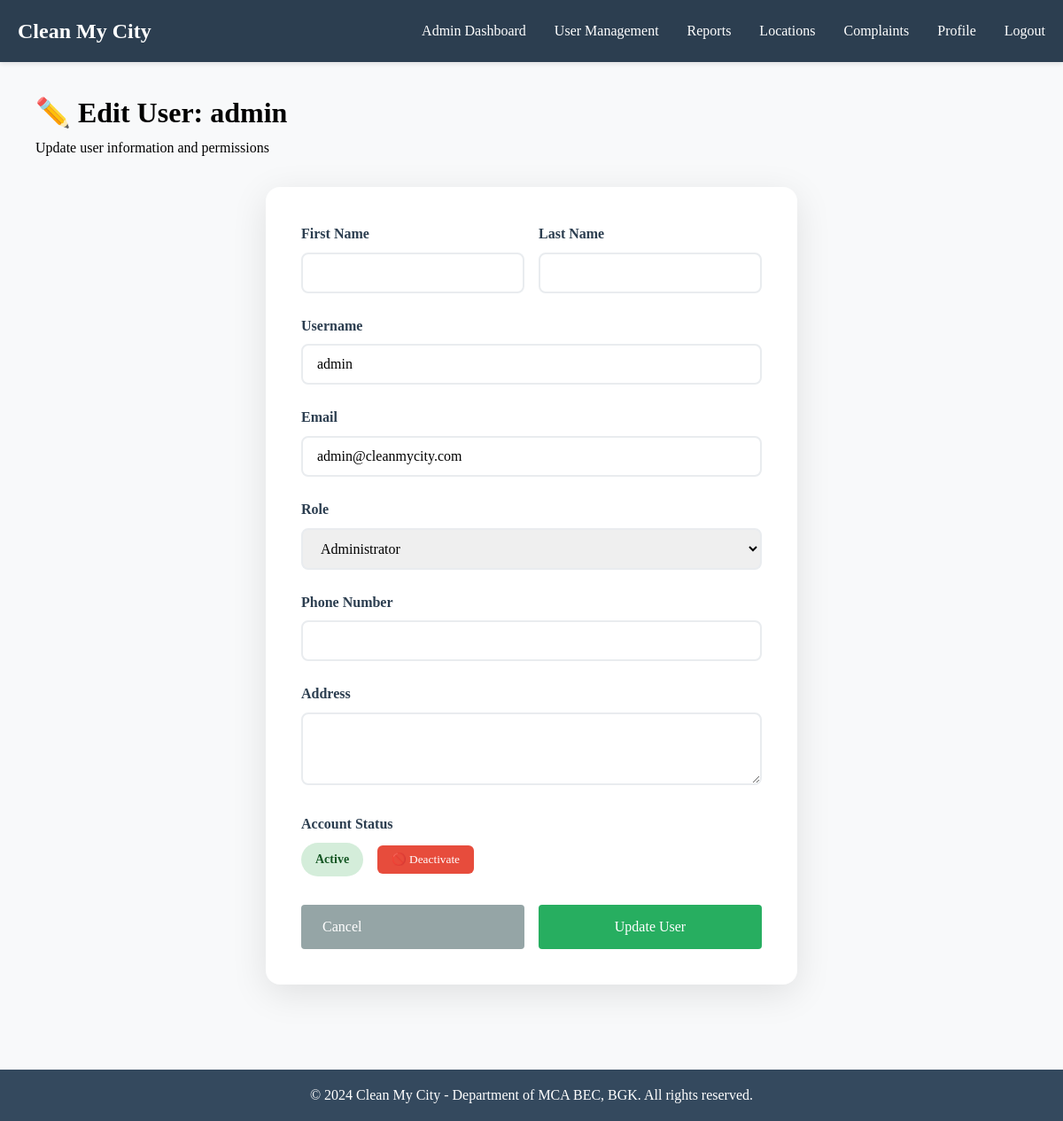
The app's page /admin-users/2/edit/ (signed in) with its own data.
### users/models.py (models this page shows, shortened)
class CustomUser(AbstractUser):
    ROLE_CHOICES = [
        ('citizen', 'Citizen'),
        ('authority', 'Municipal Authority'),
        ('admin', 'Administrator'),
    ]
    role = models.CharField(max_length=20, choices=ROLE_CHOICES, default='citizen')
    phone_number = models.CharField(max_length=15, blank=True)
    address = models.TextField(blank=True)
    department = models.CharField(max_length=100, blank=True)

### complaints/views.py (the view)
# urls.py: path('admin-users/<int:user_id>/edit/', views.admin_edit_user, name='admin_edit_user'),
@login_required
def admin_edit_user(request, user_id):
    if request.user.role != 'admin':
        messages.error(request, 'Access denied.')
        return redirect('dashboard')
    user = get_object_or_404(User, id=user_id)
    if request.method == 'POST':
        form = UserEditForm(request.POST, instance=user)
        if form.is_valid():
            user = form.save()
            messages.success(request, f'User {user.username} updated successfully!')
            return redirect('admin_user_management')
        else:
            messages.error(request, 'Please correct the errors below.')
    else:
        form = UserEditForm(instance=user)
    return render(request, 'complaints/admin_edit_user.html', {'form': form, 'user': user})

### complaints/forms.py
class UserEditForm(forms.ModelForm):
    class Meta:
        model = User
        fields = ('username', 'email', 'first_name', 'last_name', 'role',
                 'phone_number', 'address', 'department', 'is_active')
        widgets = {
            'username': forms.TextInput(attrs={'class': 'form-control'}),
            'email': forms.EmailInput(attrs={'class': 'form-control'}),
            'first_name': forms.TextInput(attrs={'class': 'form-control'}),
            'last_name': forms.TextInput(attrs={'class': 'form-control'}),
            'role': forms.Select(attrs={'class': 'form-control'}),
            'phone_number': forms.TextInput(attrs={'class': 'form-control'}),
            'address': forms.Textarea(attrs={'class': 'form-control', 'rows': 3}),
            'department': forms.TextInput(attrs={'class': 'form-control'}),
        }

### templates/complaints/admin_edit_user.html (shortened to what this page needs)
{% extends 'base.html' %}
{% load static %}
{% block content %}
<div class="container">
    <div class="page-header">
        <h1>✏️ Edit User: {{ user.username }}</h1>
        <p>Update user information and permissions</p>
    </div>
    <div class="auth-card">
        <form method="post">
            <div style="display: grid; grid-template-columns: 1fr 1fr; gap: 1rem;">
                <div class="form-group">
                    <label for="id_first_name" class="form-label">First Name</label>
                    {{ form.first_name }}
                </div>
                <div class="form-group">
                    <label for="id_last_name" class="form-label">Last Name</label>
                    {{ form.last_name }}
                </div>
            </div>
            <div class="form-group">
                <label for="id_username" class="form-label">Username</label>
                {{ form.username }}
            </div>
            <div class="form-group">
                <label for="id_email" class="form-label">Email</label>
                {{ form.email }}
            </div>
            <div class="form-group">
                <label for="id_role" class="form-label">Role</label>
                {{ form.role }}
            </div>
            <div class="form-group">
                <label for="id_phone_number" class="form-label">Phone Number</label>
                {{ form.phone_number }}
            </div>
            <div class="form-group">
                <label for="id_address" class="form-label">Address</label>
                {{ form.address }}
            </div>
            <div class="form-group">
                <label class="form-label">Account Status</label>
                <div style="display: flex; align-items: center; gap: 1rem;">
                    <span class="status-badge status-{% if user.is_active %}active{% else %}inactive{% endif %}">
                        {% if user.is_active %}Active{% else %}Inactive{% endif %}
                    </span>
                    <form method="post" action="{% url 'admin_toggle_user' user.id %}" style="display: inline;">
                        <button type="submit" class="btn-sm {% if user.is_active %}btn-deactivate{% else %}btn-activate{% endif %}"
                               onclick="return confirm('Are you sure you want to {% if user.is_active %}deactivate{% else %}activate{% endif %} this user?')">
                            {% if user.is_active %}🚫 Deactivate{% else %}✅ Activate{% endif %}
                        </button>
                    </form>
                </div>
            </div>
            <div style="display: flex; gap: 1rem; margin-top: 2rem;">
                <a href="{% url 'admin_user_management' %}" class="btn" style="background: #95a5a6; color: white; flex: 1;">Cancel</a>
                <button type="submit" class="btn btn-success" style="flex: 1;">Update User</button>
            </div>
        </form>
    </div>
</div>
{% endblock %}

### templates/base.html (style rules this page uses)
* { margin: 0; padding: 0; box-sizing: border-box; font-family: 'Times New Roman', serif; }
body { line-height: 1.6; background-color: #f8f9fa; }
.container { max-width: 1200px; margin: 0 auto; padding: 0 20px; }
.form-group { margin-bottom: 1rem; }
.form-control { width: 100%; padding: 0.75rem; border: 1px solid #ddd; border-radius: 4px; font-size: 1rem; }
.btn { background: #3498db; color: white; padding: 0.75rem 1.5rem; border: none; border-radius: 4px; cursor: pointer; text-decoration: none; display: inline-block; font-size: 1rem; }
.btn-success { background: #27ae60; }
.status-badge { padding: 0.25rem 0.5rem; border-radius: 4px; font-size: 0.875rem; font-weight: bold; }

### templates/complaints/admin_edit_user.html (style rules this page uses)
.auth-card { background: white; border-radius: 16px; padding: 2.5rem; box-shadow: 0 10px 40px rgba(0,0,0,0.1); margin: 2rem auto; max-width: 600px; }
.form-group { margin-bottom: 1.5rem; }
.form-label { display: block; margin-bottom: 0.5rem; font-weight: bold; color: #2c3e50; }
.form-control { width: 100%; padding: 0.75rem 1rem; border: 2px solid #e9ecef; border-radius: 8px; font-size: 1rem; transition: all 0.3s; }
.status-badge { padding: 0.5rem 1rem; border-radius: 20px; font-weight: bold; display: inline-block; }
.status-active { background: #d4edda; color: #155724; }
.btn-sm { padding: 0.5rem 1rem; border: none; border-radius: 6px; cursor: pointer; text-decoration: none; display: inline-block; }
.btn-deactivate { background: #e74c3c; color: white; }

### records on screen
CustomUser: username "admin", email "admin@cleanmycity.com", role "Administrator"
